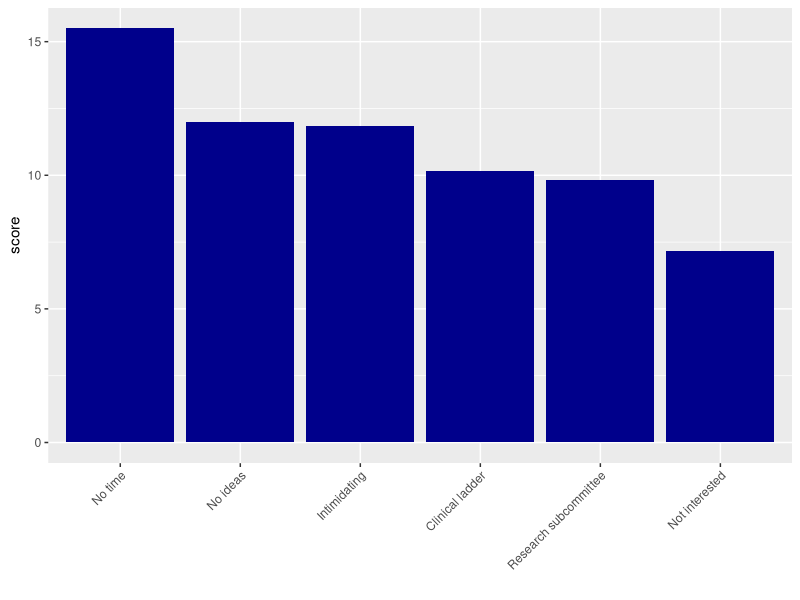

The R source for this figure:
## ---- chunk 1
library(readr)
responses <- read_csv("responses.csv")
comments <- read_csv("comments.csv")
## ---- chunk 2
library(dplyr)
library(stringr)
library(ggplot2)

ans <- c("Disagree with processes of research subcommittee" = "Research subcommittee",
         "Intimidated by degree of involvement" = "Intimidating",
         "No perceived benefit for clinical ladder advancement" = "Clinical ladder",
         "No protected work time for residency projects" = "No time",
         "No research ideas" = "No ideas",
         "Not interested in precepting projects" = "Not interested")

results <- filter(responses, question == 1) %>%
    mutate(score = (7 - rank) / 6,
           option = str_replace_all(option, ans)) %>%
    group_by(option) %>%
    summarize(score = sum(score)) %>%
    arrange(desc(score))
    
ggplot(results, aes(x = ordered(option, levels = results$option), y = score)) +
    geom_bar(stat = "identity", fill = "dark blue") +
    xlab("") +
    theme(axis.text.x = element_text(angle = 45, hjust = 1))
